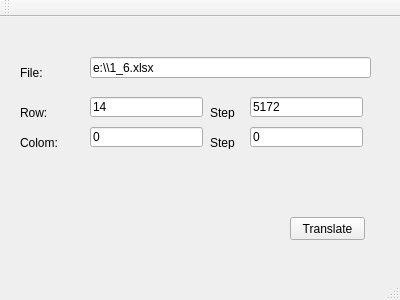
<?xml version="1.0" encoding="UTF-8"?>
<ui version="4.0">
 <class>MainWindow</class>
 <widget class="QMainWindow" name="MainWindow">
  <property name="geometry">
   <rect>
    <x>0</x>
    <y>0</y>
    <width>400</width>
    <height>300</height>
   </rect>
  </property>
  <property name="windowTitle">
   <string>MainWindow</string>
  </property>
  <widget class="QWidget" name="centralWidget">
   <widget class="QPushButton" name="pushButton">
    <property name="geometry">
     <rect>
      <x>290</x>
      <y>200</y>
      <width>75</width>
      <height>23</height>
     </rect>
    </property>
    <property name="text">
     <string>Translate</string>
    </property>
   </widget>
   <widget class="QLineEdit" name="lineEdit">
    <property name="geometry">
     <rect>
      <x>90</x>
      <y>40</y>
      <width>281</width>
      <height>21</height>
     </rect>
    </property>
    <property name="text">
     <string>e:\\1_6.xlsx</string>
    </property>
   </widget>
   <widget class="QLabel" name="label">
    <property name="geometry">
     <rect>
      <x>20</x>
      <y>50</y>
      <width>54</width>
      <height>12</height>
     </rect>
    </property>
    <property name="text">
     <string>File:</string>
    </property>
   </widget>
   <widget class="QLineEdit" name="line_Row">
    <property name="geometry">
     <rect>
      <x>90</x>
      <y>80</y>
      <width>113</width>
      <height>20</height>
     </rect>
    </property>
    <property name="text">
     <string>14</string>
    </property>
   </widget>
   <widget class="QLineEdit" name="line_colum">
    <property name="geometry">
     <rect>
      <x>90</x>
      <y>110</y>
      <width>113</width>
      <height>20</height>
     </rect>
    </property>
    <property name="text">
     <string>0</string>
    </property>
   </widget>
   <widget class="QLabel" name="label_2">
    <property name="geometry">
     <rect>
      <x>20</x>
      <y>90</y>
      <width>54</width>
      <height>12</height>
     </rect>
    </property>
    <property name="text">
     <string>Row:</string>
    </property>
   </widget>
   <widget class="QLabel" name="label_3">
    <property name="geometry">
     <rect>
      <x>20</x>
      <y>120</y>
      <width>54</width>
      <height>12</height>
     </rect>
    </property>
    <property name="text">
     <string>Colom:</string>
    </property>
   </widget>
   <widget class="QLineEdit" name="line_RowSetp">
    <property name="geometry">
     <rect>
      <x>250</x>
      <y>80</y>
      <width>113</width>
      <height>20</height>
     </rect>
    </property>
    <property name="text">
     <string>5172</string>
    </property>
   </widget>
   <widget class="QLineEdit" name="line_ColumStep">
    <property name="geometry">
     <rect>
      <x>250</x>
      <y>110</y>
      <width>113</width>
      <height>20</height>
     </rect>
    </property>
    <property name="text">
     <string>0</string>
    </property>
   </widget>
   <widget class="QLabel" name="label_4">
    <property name="geometry">
     <rect>
      <x>210</x>
      <y>120</y>
      <width>54</width>
      <height>12</height>
     </rect>
    </property>
    <property name="text">
     <string>Step</string>
    </property>
   </widget>
   <widget class="QLabel" name="label_5">
    <property name="geometry">
     <rect>
      <x>210</x>
      <y>90</y>
      <width>54</width>
      <height>12</height>
     </rect>
    </property>
    <property name="text">
     <string>Step</string>
    </property>
   </widget>
  </widget>
  <widget class="QMenuBar" name="menuBar">
   <property name="geometry">
    <rect>
     <x>0</x>
     <y>0</y>
     <width>400</width>
     <height>21</height>
    </rect>
   </property>
  </widget>
  <widget class="QToolBar" name="mainToolBar">
   <attribute name="toolBarArea">
    <enum>TopToolBarArea</enum>
   </attribute>
   <attribute name="toolBarBreak">
    <bool>false</bool>
   </attribute>
  </widget>
  <widget class="QStatusBar" name="statusBar"/>
 </widget>
 <layoutdefault spacing="6" margin="11"/>
 <resources/>
 <connections/>
</ui>
